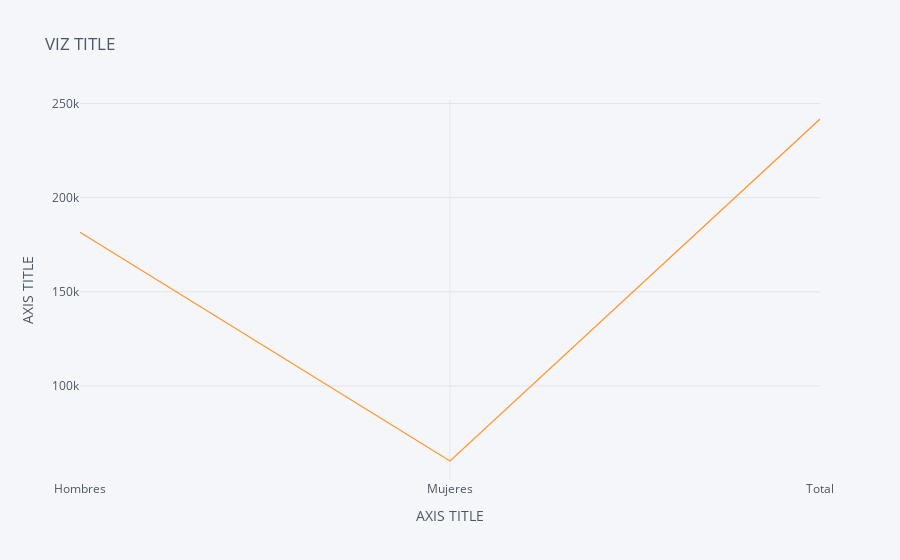

Notebook cell for this chart:
### Code cell
# Cufflinks scatter plot

dataset_sexo.iplot(x='Sexo', 
                      y='098', 
                      xTitle='AXIS TITLE', 
                      yTitle='AXIS TITLE',
                      title='VIZ TITLE')

### Figure 1 — Plotly figure (JSON) as saved in the notebook; plotly's stock layout.template omitted (floating-point values rounded to 4 significant figures)
{"data": [{"line": {"color": "rgba(255, 153, 51, 1.0)", "dash": "solid", "shape": "linear", "width": 1.3}, "mode": "lines", "name": "098", "text": "", "x": ["Hombres", "Mujeres", "Total"], "y": [181592, 60150, 241742], "type": "scatter"}], "layout": {"legend": {"bgcolor": "#F5F6F9", "font": {"color": "#4D5663"}}, "paper_bgcolor": "#F5F6F9", "plot_bgcolor": "#F5F6F9", "title": {"font": {"color": "#4D5663"}, "text": "VIZ TITLE"}, "xaxis": {"gridcolor": "#E1E5ED", "showgrid": true, "tickfont": {"color": "#4D5663"}, "title": {"font": {"color": "#4D5663"}, "text": "AXIS TITLE"}, "zerolinecolor": "#E1E5ED"}, "yaxis": {"gridcolor": "#E1E5ED", "showgrid": true, "tickfont": {"color": "#4D5663"}, "title": {"font": {"color": "#4D5663"}, "text": "AXIS TITLE"}, "zerolinecolor": "#E1E5ED"}}}
